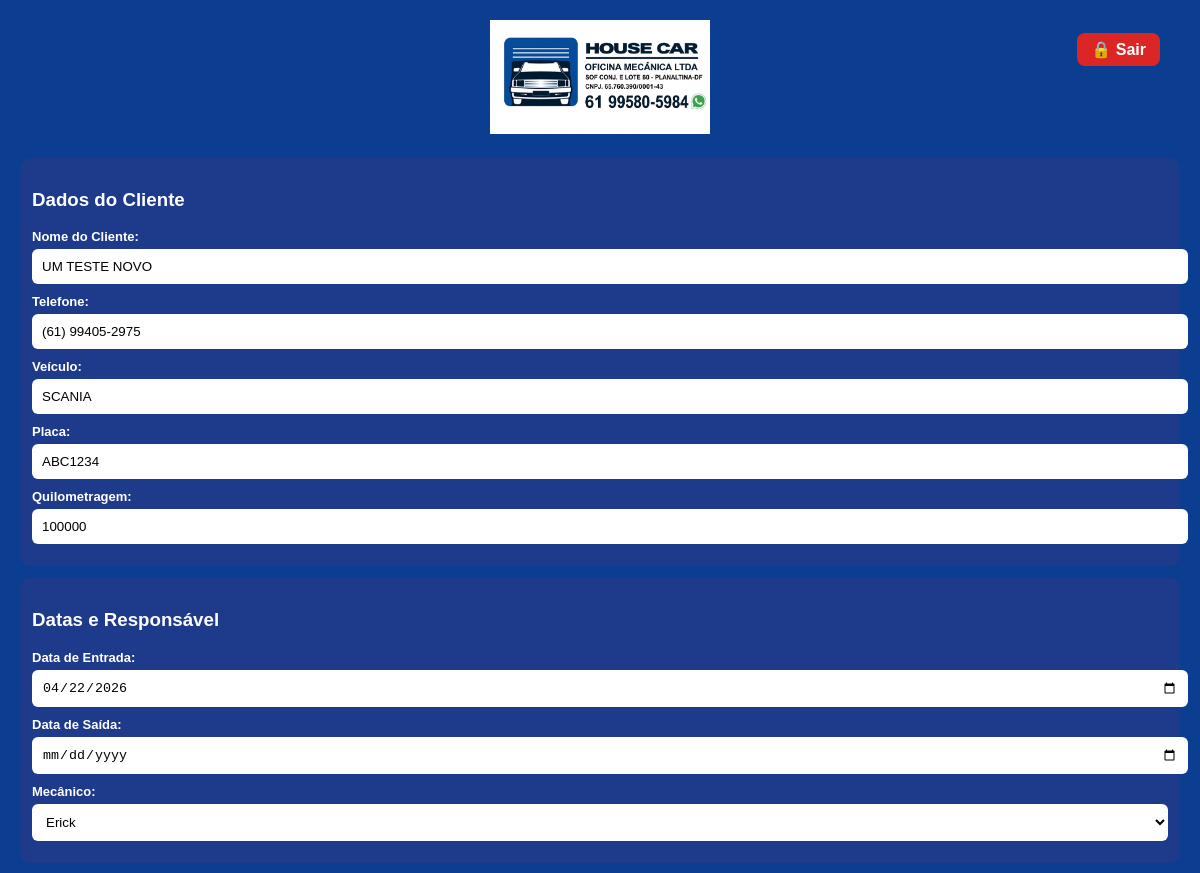
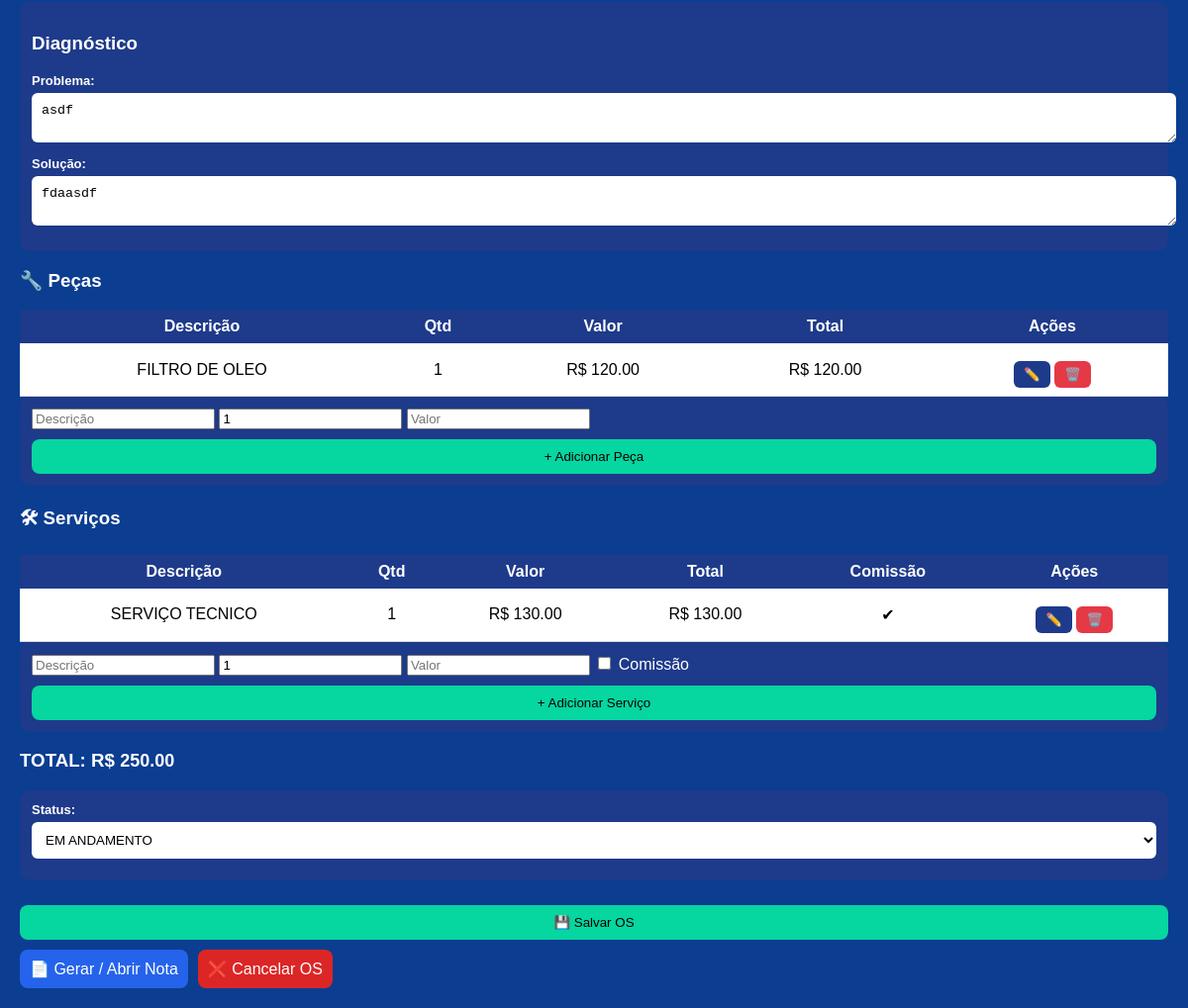
Before: /abrir_os/1 (signed in) with the older database file (2 pictures, top to bottom).
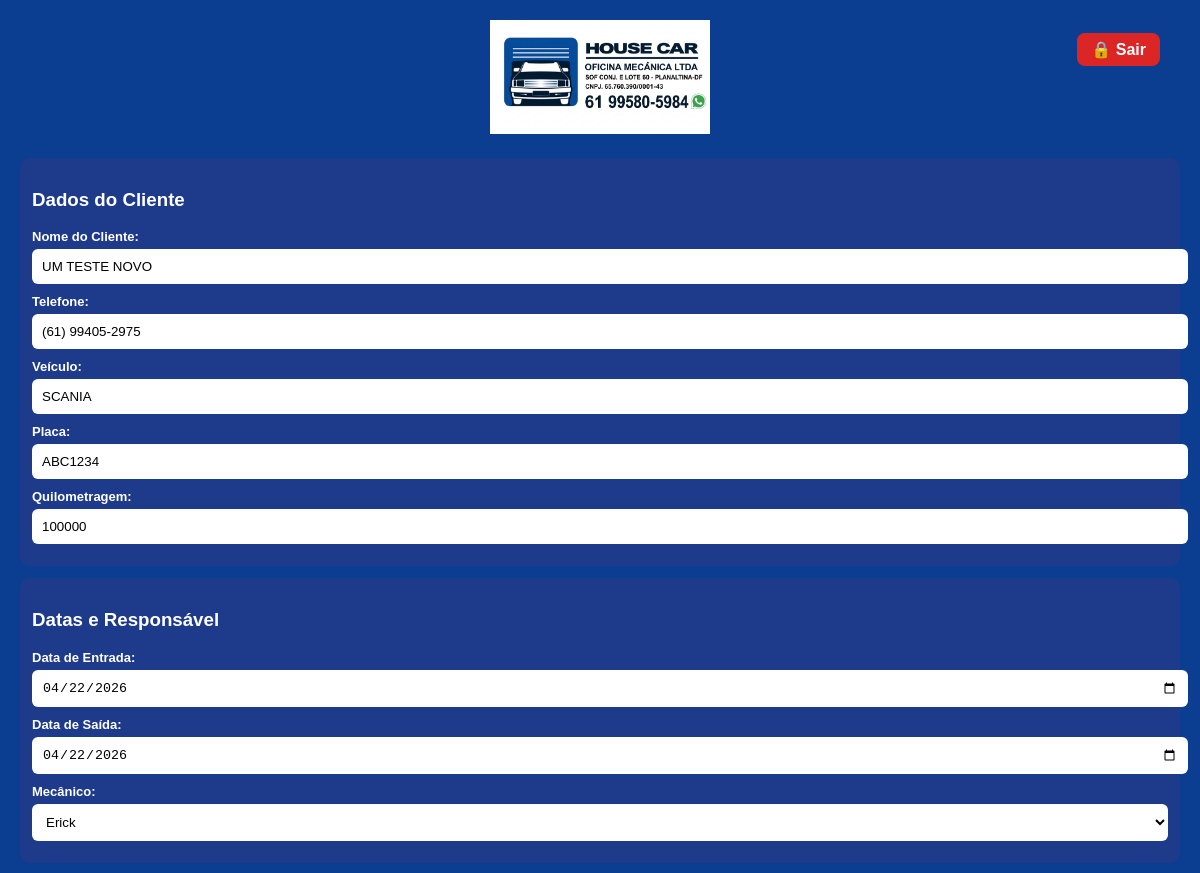
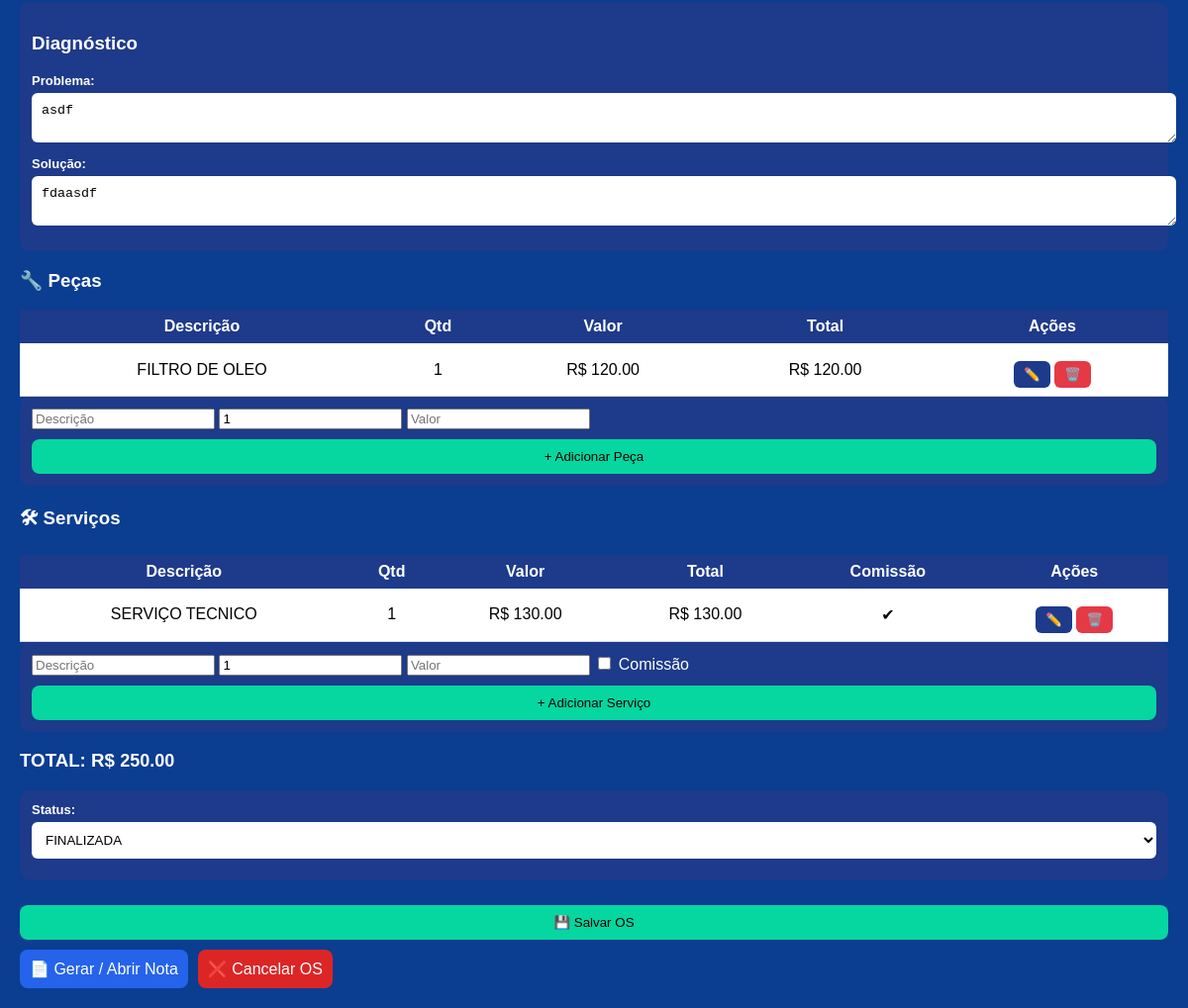
After: the same page with the newer database file (2 pictures, top to bottom).
### tables this page shows
CREATE TABLE ordens (
        id INTEGER PRIMARY KEY AUTOINCREMENT,
        cliente TEXT,
        telefone TEXT,
        veiculo TEXT,
        placa TEXT,
        problema TEXT,
        diagnostico TEXT,
        total REAL,
        tipo TEXT,
        status TEXT DEFAULT 'EM ANDAMENTO',
        mecanico TEXT,
        data_entrada TEXT,
        data_saida TEXT
    , quilometragem INTEGER);

CREATE TABLE mecanicos (
        id INTEGER PRIMARY KEY AUTOINCREMENT,
        nome TEXT,
        comissao_padrao REAL,
        comissao_baixa REAL,
        limite_baixa REAL
    );

### app.py (the view, shortened to what this page needs)
@app.route("/abrir_os/<int:id>")
def abrir_os(id):
    if proteger(): return proteger()
    mecanicos = listar_mecanicos()
    conn = conectar()
    cursor = conn.cursor()
    cursor.execute("""
        SELECT
            id,
            cliente,
            telefone,
            veiculo,
            placa,
            problema,
            diagnostico,
            total,
            tipo,
            status,
            mecanico,
            data_entrada,
            data_saida,
            quilometragem
        FROM ordens
        WHERE id = ?
    """, (id,))
    ordem = cursor.fetchone()
    if not ordem:
        conn.close()
        return "OS não encontrada"
    cursor.execute("""
        SELECT tipo, nome, valor, quantidade, comissao
        FROM itens WHERE ordem_id = ?
    """, (id,))
    itens = cursor.fetchall()
    conn.close()
    pecas = []
    servicos = []
    for item in itens:
        if item[0] == "peca":
            pecas.append((item[1], item[2], item[3]))
        else:
            servicos.append((item[1], item[2], item[3], bool(item[4])))
    return render_template(
        "os.html",
        id=id,
        ordem=ordem,
        pecas=pecas,
        servicos=servicos,
        mecanicos=mecanicos
    )

### app.py (called while the page is built)
@app.context_processor
def inject_user():
    return dict(tipo=session.get("tipo"))

@app.after_request
def add_header(response):
    response.headers["Cache-Control"] = "no-store, no-cache, must-revalidate, max-age=0"
    response.headers["Pragma"] = "no-cache"
    response.headers["Expires"] = "0"
    return response

def proteger():
    if not session.get("logado"):
        return redirect("/login")

### banco.py (called while the page is built)
def conectar():
    return sqlite3.connect("oficina.db")

def listar_mecanicos():
    conn = conectar()
    cursor = conn.cursor()
    cursor.execute("SELECT * FROM mecanicos ORDER BY nome")
    dados = cursor.fetchall()
    conn.close()
    return dados

### templates/os.html (shortened to what this page needs)
<!DOCTYPE html>
<html lang="pt-br">
<head>
<link rel="stylesheet" href="/static/style.css">
</head>
<body>
{% include "_header.html" %}
<form method="POST" action="/os">
<div class="secao">
    <h3>Dados do Cliente</h3>
    <div class="campo" style="position: relative;">
        <label>Nome do Cliente:</label>
        <input type="text" id="cliente" name="cliente"
               value="{{ ordem[1] if ordem else '' }}"
               oninput="buscarClientes(this.value)">
    </div>
    <div class="campo">
        <label>Telefone:</label>
        <input type="text" id="telefone" name="telefone"
               value="{{ ordem[2] if ordem else '' }}">
    </div>
    <div class="campo">
        <label>Veículo:</label>
        <input type="text" id="veiculo" name="veiculo"
               value="{{ ordem[3] if ordem else '' }}">
    </div>
    <div class="campo">
        <label>Placa:</label>
        <input type="text" id="placa" name="placa"
               value="{{ ordem[4] if ordem else '' }}">
    </div>
    <div class="campo">
        <label>Quilometragem:</label>
        <input type="number" name="quilometragem" required
            value="{{ ordem[13] if ordem else '' }}">
    </div>
</div>
<div class="secao">
    <h3>Datas e Responsável</h3>
    <div class="campo">
        <label>Data de Entrada:</label>
        <input type="date" name="data_entrada" value="{{ ordem[11] if ordem else '' }}">
    </div>
    <div class="campo">
        <label>Data de Saída:</label>
        <input type="date" name="data_saida" value="{{ ordem[12] if ordem else '' }}">
    </div>
    <div class="campo">
        <label>Mecânico:</label>
        <select name="mecanico">
            {% for m in mecanicos %}
                <option value="{{ m[1] }}" {% if ordem and ordem[10] == m[1] %}selected{% endif %}>
                    {{ m[1] }}
                </option>
            {% endfor %}
        </select>
    </div>
</div>
<div class="secao">
    <h3>Diagnóstico</h3>
    <div class="campo">
        <label>Problema:</label>
        <textarea name="problema">{{ ordem[5] if ordem else '' }}</textarea>
    </div>
    <div class="campo">
        <label>Solução:</label>
        <textarea name="diagnostico">{{ ordem[6] if ordem else '' }}</textarea>
    </div>
</div>
<h3>🔧 Peças</h3>
<div id="tabela_pecas"></div>
<div class="secao">
    <input type="text" id="peca_nome" placeholder="Descrição">
    <input type="number" id="peca_qtd" value="1">
    <input type="number" id="peca_valor" step="0.01" placeholder="Valor">
    <button type="button" onclick="adicionarPeca()" class="btn-principal">
        + Adicionar Peça
    </button>
</div>
<h3>🛠 Serviços</h3>
<div id="tabela_servicos"></div>
<div class="secao">
    <input type="text" id="servico_nome" placeholder="Descrição">
    <input type="number" id="servico_qtd" value="1">
    <input type="number" id="servico_valor" step="0.01" placeholder="Valor">
    <label>
        <input type="checkbox" id="servico_comissao">
        Comissão
    </label>
    <button type="button" onclick="adicionarServico()" class="btn-principal">
        + Adicionar Serviço
    </button>
</div>
<h3>TOTAL: R$ <span id="total_geral">0.00</span></h3>
<div class="secao">
    <div class="campo">
        <label>Status:</label>
        <select name="status">
            <option value="EM ANDAMENTO" {% if ordem and ordem[9]=='EM ANDAMENTO' %}selected{% endif %}>EM ANDAMENTO</option>
            <option value="FINALIZADA" {% if ordem and ordem[9]=='FINALIZADA' %}selected{% endif %}>FINALIZADA</option>
        </select>
    </div>
</div>
<div class="botoes">
    <button type="submit" class="btn-principal">
        💾 Salvar OS
    </button>
    {% if id and id != 0 %}
    <a href="/gerar_nota/{{ id }}" target="_blank" class="btn-secundario">
        📄 Gerar / Abrir Nota
    </a>
    <a href="/cancelar_os/{{ id }}"
       onclick="return confirm('Deseja realmente cancelar esta OS?')"
       style="background:#dc2626; color:white; padding:10px; border-radius:8px; text-decoration:none;">
        ❌ Cancelar OS
    </a>
    {% endif %}
</div>
</form>
</body>
</html>

Changed rows visible on the page:
changed ordens "UM TESTE NOVO": data_saida (not shown) → "04/22/2026"; status "EM ANDAMENTO" → "FINALIZADA"
